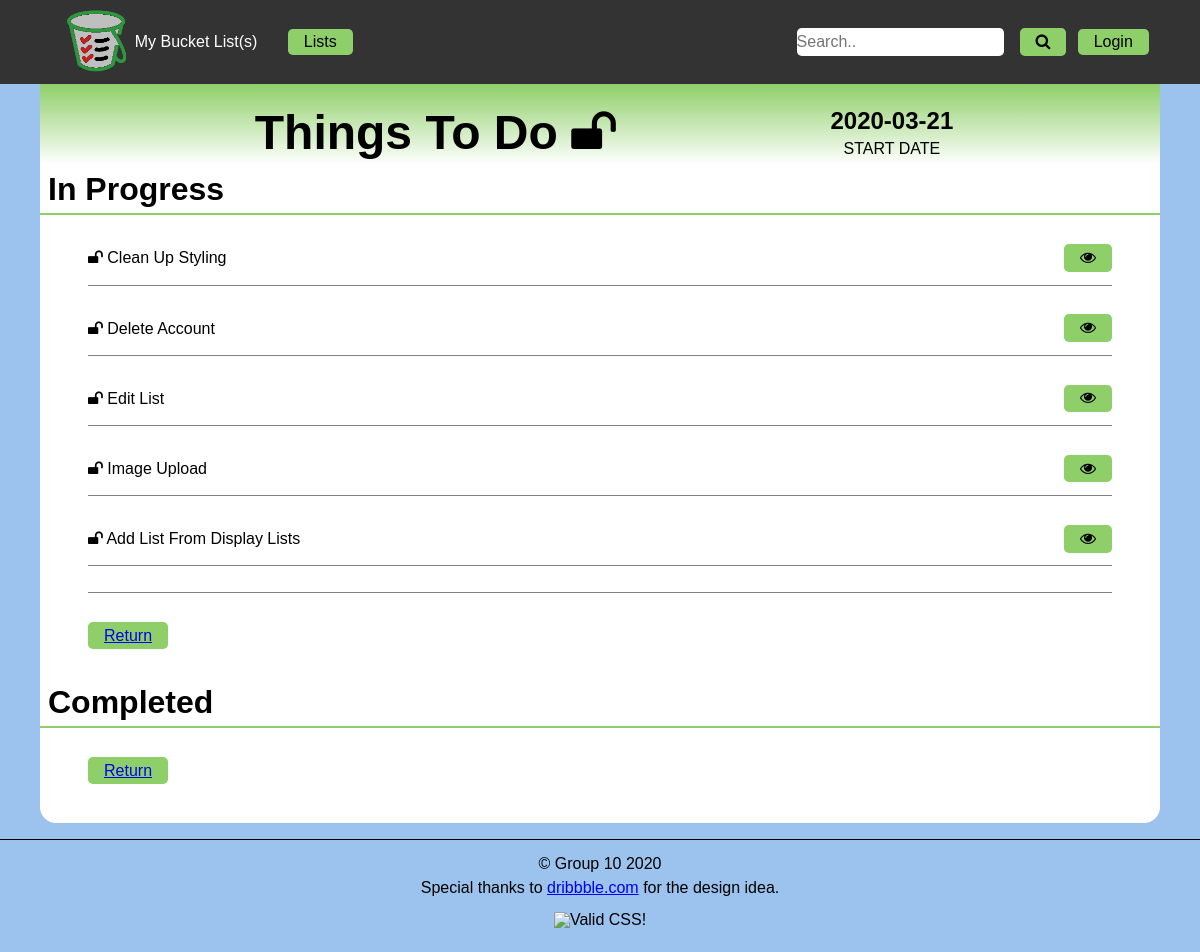
Screenshot of /view_list.php?list=3 with the database file from the repository.
### tables this page shows
CREATE TABLE `g10_lists` (
  `id` int(11) NOT NULL,
  `fk_userid` int(11) NOT NULL,
  `listname` varchar(50) NOT NULL,
  `start` date NOT NULL,
  `end` date DEFAULT NULL,
  `private` tinyint(1) NOT NULL DEFAULT '1'
);

CREATE TABLE `g10_listitems` (
  `id` int(11) NOT NULL,
  `fk_listid` int(11) NOT NULL,
  `name` varchar(50) NOT NULL,
  `description` varchar(280) DEFAULT NULL,
  `picpath` varchar(255) DEFAULT NULL,
  `completion` date DEFAULT NULL,
  `private` tinyint(1) NOT NULL DEFAULT '1'
);

### view_list.php (the view, shortened to what this page needs)
<?php
    $listid = $_GET['list'];
    $pdo = connectDB();
    $query = "SELECT * FROM `g10_lists` WHERE id = ?";
    $stmt = $pdo->prepare($query);
    $stmt->execute([$listid]);
    $list = $stmt->fetch();
    $query =  "SELECT id, name, completion, private FROM `g10_listitems` WHERE fk_listid = ?";
    $stmt = $pdo->prepare($query);
    $stmt->execute([$listid]);
    $listitems = $stmt->fetchAll();
?>
<!DOCTYPE html>
<html lang="en">
    <head>
        <?php
            include "includes/meta.php";
        ?>
    </head>
    <body>
        <header>
            <?php include 'includes/nav.php' ?>
        </header>
        <main>
            <header>
                <h1>
                    <?= $list['listname'] ?>
                    <?php if($list['private'] == 1):?>
                        <span><i class="fa fa-lock"></i></span>
                    <?php else: ?>
                        <span><i class="fa fa-unlock"></i></span>
                    <?php endif ?>
                </h1>
                <div>
                    <span><?= $list['start'] ?></span>
                    <p>START DATE</p>
                </div>
            </header>
            <h2>In Progress</h2>
            <ul>
                <?php foreach($listitems as $row): ?>
                    <?php if(($row['private'] == 1 && $list['fk_userid'] != $_SESSION['id'])||$row['completion'] != null)
                            continue;
                    ?>
                    <li>
                        <?php if ($row['private'] == 1):?>
                                <span><i class="fa fa-lock"></i> <?= $row['name']?></span>
                        <?php else: ?>
                            <span><i class="fa fa-unlock"></i> <?= $row['name']?></span>
                        <?php endif ?>
                        <div>
                            <button class="viewbutton" value="<?= $row['id']?>"><i class="fa fa-eye"></i></button>
                        </div>
                    </li>
                <?php endforeach ?>
                <?php if($list['fk_userid'] == $_SESSION['id']):?>
                    <li><button id = "additem"><i class="fa fa-plus"></i></button></li>
                <?php else: ?>
                    <li><button id = "additem" class = "hidden"><i class="fa fa-plus"></i></button></li>
                <?php endif ?>
                <li>
                    <button type="button" name="Return" ><a href="display_list.php">Return</a></button>
                </li>
            </ul>
            <h2>Completed</h2>
            <ul>
                <li>
                    <button type="button" name="Return" ><a href="display_list.php">Return</a></button>
                </li>
            </ul>
        </main>
        <?php include 'includes/footer.php' ?>
    </body>
</html>

### css/default.css (style rules this page uses)
:root { --link-color: #8fcf69; --linkhover-color: #818181; --text-color: #000; }
body { background-color: #9bc3ed; color: var(--text-color); font-family: Verdana, Helvetica, sans-serif; font-size: 16px; margin: auto; }
main { background-color: #FFF; border-bottom-right-radius: 1rem; border-bottom-left-radius: 1rem; max-width: 70rem; font-size: 1em; padding: 0 0 0.6em 0; margin: auto; }
header { text-align: center; background: linear-gradient(var(--link-color), transparent); }
main header { align-items: flex-end; display: flex; flex-direction: row; justify-content: space-evenly; padding: 1em 0 0 0; }
p,h1,h2,h3,h4,h5 { padding: 0.5rem; }
h1 { font-size: 3em; font-weight: bold; }
h2 { font-size: 2em; font-weight: bold; border-bottom: 2px solid var(--link-color); }
button, nav a, .dropdown, #login a { padding: 0.3rem 1rem; color: var(--text-color); margin: 0.5rem auto; background-color: var(--link-color); font-size: 1rem; border: none; cursor: pointer; border-radius: 0.3rem; }
main header div:nth-child(-n+3) span { font-size: 1.5em; font-weight: bold; }
main header~ul li, .lists>ul li { align-content: center; border-bottom: 0.1em solid #818181; display: flex; margin: 1em 3em; padding: 0.3em 0; }
main header~ul li span { align-self: center; }
main header~ul li div { margin-left: auto; }
main header~ul li:last-of-type, .lists>ul li:last-of-type { border: none; display:block; justify-self: flex-start; }

### rows the page displays
g10_lists: listname "Things To Do", start "2020-03-21"
g10_listitems: name "Clean Up Styling", $row['id'] 14 (drawn)
g10_listitems: name "Delete Account", $row['id'] 16 (drawn)
g10_listitems: name "Edit List", $row['id'] 24 (drawn)
g10_listitems: name "Image Upload", $row['id'] 25 (drawn)
g10_listitems: name "Add List From Display Lists", $row['id'] 33 (drawn)
